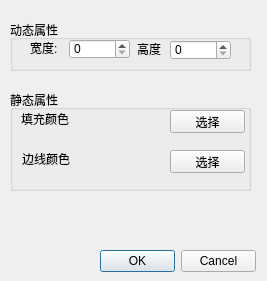
<?xml version="1.0" encoding="UTF-8"?>
<ui version="4.0">
 <class>PropertiesDialog</class>
 <widget class="QDialog" name="PropertiesDialog">
  <property name="geometry">
   <rect>
    <x>0</x>
    <y>0</y>
    <width>267</width>
    <height>281</height>
   </rect>
  </property>
  <property name="windowTitle">
   <string>Dialog</string>
  </property>
  <widget class="QGroupBox" name="groupBox">
   <property name="geometry">
    <rect>
     <x>10</x>
     <y>20</y>
     <width>241</width>
     <height>51</height>
    </rect>
   </property>
   <property name="title">
    <string>动态属性</string>
   </property>
   <widget class="QSpinBox" name="heightSpinBox">
    <property name="geometry">
     <rect>
      <x>160</x>
      <y>20</y>
      <width>61</width>
      <height>20</height>
     </rect>
    </property>
    <property name="minimumSize">
     <size>
      <width>61</width>
      <height>0</height>
     </size>
    </property>
    <property name="maximum">
     <number>10000</number>
    </property>
   </widget>
   <widget class="QLabel" name="label_3">
    <property name="geometry">
     <rect>
      <x>20</x>
      <y>20</y>
      <width>31</width>
      <height>16</height>
     </rect>
    </property>
    <property name="text">
     <string>宽度:</string>
    </property>
    <property name="buddy">
     <cstring>widthSpinBox</cstring>
    </property>
   </widget>
   <widget class="QLabel" name="label_6">
    <property name="geometry">
     <rect>
      <x>127</x>
      <y>21</y>
      <width>31</width>
      <height>16</height>
     </rect>
    </property>
    <property name="text">
     <string>高度</string>
    </property>
    <property name="buddy">
     <cstring>heightSpinBox</cstring>
    </property>
   </widget>
   <widget class="QSpinBox" name="widthSpinBox">
    <property name="geometry">
     <rect>
      <x>59</x>
      <y>19</y>
      <width>61</width>
      <height>20</height>
     </rect>
    </property>
    <property name="minimumSize">
     <size>
      <width>61</width>
      <height>0</height>
     </size>
    </property>
    <property name="maximum">
     <number>10000</number>
    </property>
   </widget>
  </widget>
  <widget class="QGroupBox" name="groupBox_2">
   <property name="geometry">
    <rect>
     <x>10</x>
     <y>90</y>
     <width>241</width>
     <height>101</height>
    </rect>
   </property>
   <property name="title">
    <string>静态属性</string>
   </property>
   <widget class="QPushButton" name="outlineColButton">
    <property name="geometry">
     <rect>
      <x>160</x>
      <y>60</y>
      <width>75</width>
      <height>23</height>
     </rect>
    </property>
    <property name="minimumSize">
     <size>
      <width>75</width>
      <height>0</height>
     </size>
    </property>
    <property name="text">
     <string>选择</string>
    </property>
   </widget>
   <widget class="QPushButton" name="fillColorButton">
    <property name="geometry">
     <rect>
      <x>160</x>
      <y>20</y>
      <width>75</width>
      <height>23</height>
     </rect>
    </property>
    <property name="minimumSize">
     <size>
      <width>75</width>
      <height>0</height>
     </size>
    </property>
    <property name="text">
     <string>选择</string>
    </property>
   </widget>
  </widget>
  <widget class="QDialogButtonBox" name="buttonBox">
   <property name="geometry">
    <rect>
     <x>100</x>
     <y>250</y>
     <width>156</width>
     <height>23</height>
    </rect>
   </property>
   <property name="standardButtons">
    <set>QDialogButtonBox::Cancel|QDialogButtonBox::Ok</set>
   </property>
  </widget>
  <widget class="QLabel" name="outlineColLabel">
   <property name="geometry">
    <rect>
     <x>89</x>
     <y>151</y>
     <width>80</width>
     <height>20</height>
    </rect>
   </property>
   <property name="minimumSize">
    <size>
     <width>61</width>
     <height>20</height>
    </size>
   </property>
   <property name="text">
    <string/>
   </property>
  </widget>
  <widget class="QLabel" name="label_11">
   <property name="geometry">
    <rect>
     <x>22</x>
     <y>151</y>
     <width>61</width>
     <height>16</height>
    </rect>
   </property>
   <property name="minimumSize">
    <size>
     <width>61</width>
     <height>0</height>
    </size>
   </property>
   <property name="text">
    <string>边线颜色</string>
   </property>
  </widget>
  <widget class="QLabel" name="label_13">
   <property name="geometry">
    <rect>
     <x>21</x>
     <y>111</y>
     <width>61</width>
     <height>16</height>
    </rect>
   </property>
   <property name="minimumSize">
    <size>
     <width>61</width>
     <height>0</height>
    </size>
   </property>
   <property name="text">
    <string>填充颜色</string>
   </property>
  </widget>
  <widget class="QLabel" name="fillColorLabel">
   <property name="geometry">
    <rect>
     <x>88</x>
     <y>111</y>
     <width>80</width>
     <height>20</height>
    </rect>
   </property>
   <property name="minimumSize">
    <size>
     <width>61</width>
     <height>20</height>
    </size>
   </property>
   <property name="text">
    <string/>
   </property>
  </widget>
 </widget>
 <tabstops>
  <tabstop>widthSpinBox</tabstop>
  <tabstop>heightSpinBox</tabstop>
  <tabstop>fillColorButton</tabstop>
  <tabstop>buttonBox</tabstop>
  <tabstop>textLineEdit</tabstop>
  <tabstop>textColorButton</tabstop>
  <tabstop>outlineColorButton</tabstop>
  <tabstop>backgroundColorButton</tabstop>
  <tabstop>xSpinBox</tabstop>
  <tabstop>ySpinBox</tabstop>
 </tabstops>
 <resources/>
 <connections>
  <connection>
   <sender>buttonBox</sender>
   <signal>accepted()</signal>
   <receiver>PropertiesDialog</receiver>
   <slot>accept()</slot>
   <hints>
    <hint type="sourcelabel">
     <x>134</x>
     <y>254</y>
    </hint>
    <hint type="destinationlabel">
     <x>108</x>
     <y>212</y>
    </hint>
   </hints>
  </connection>
  <connection>
   <sender>buttonBox</sender>
   <signal>rejected()</signal>
   <receiver>PropertiesDialog</receiver>
   <slot>reject()</slot>
   <hints>
    <hint type="sourcelabel">
     <x>223</x>
     <y>255</y>
    </hint>
    <hint type="destinationlabel">
     <x>205</x>
     <y>204</y>
    </hint>
   </hints>
  </connection>
 </connections>
</ui>
